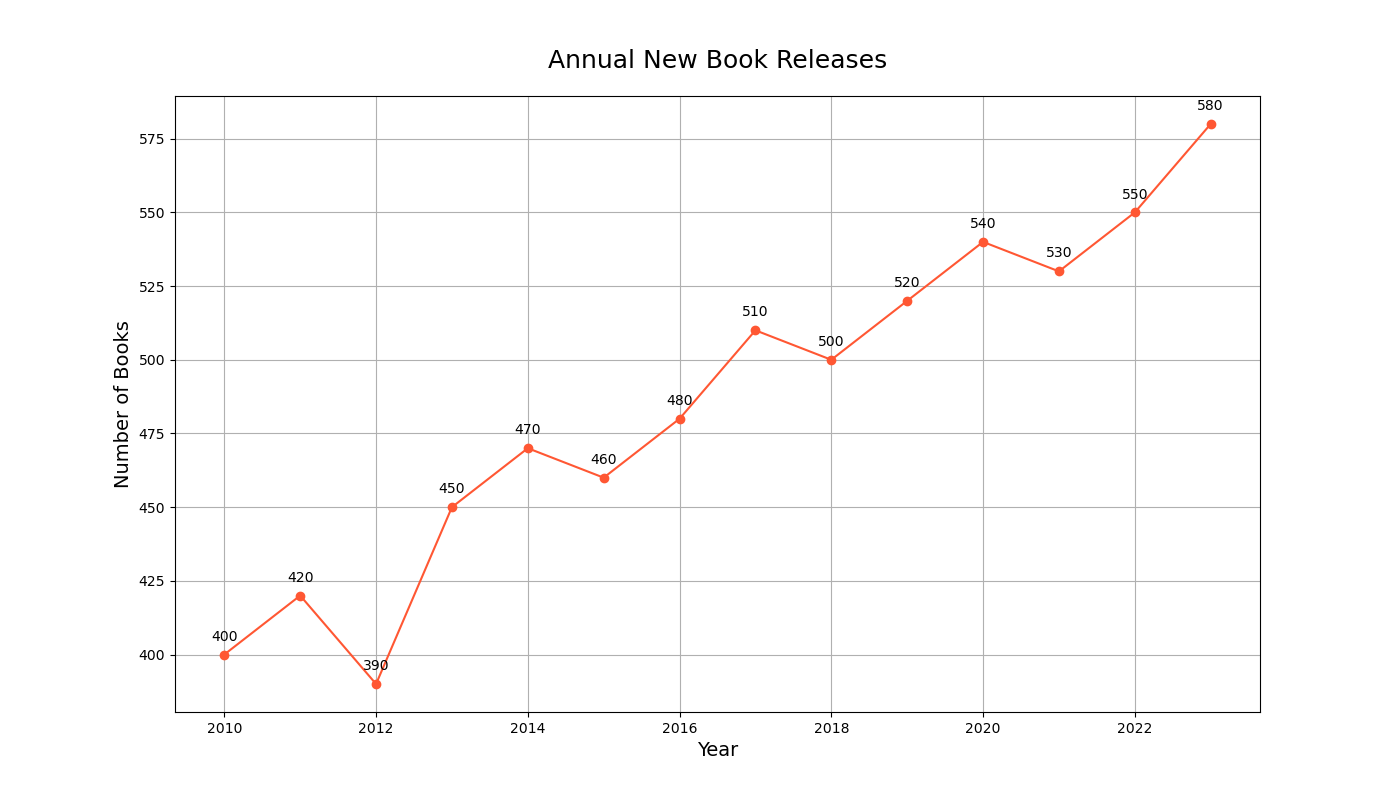

Reproduce this figure in Python.

import matplotlib.pyplot as plt

# Data points
years = [2010, 2011, 2012, 2013, 2014, 2015, 2016, 2017, 2018, 2019, 2020, 2021, 2022, 2023]
new_book_releases = [400, 420, 390, 450, 470, 460, 480, 510, 500, 520, 540, 530, 550, 580]

# Create figure and plot
fig, ax = plt.subplots(figsize=(14, 8))  # Change width and height of the chart

# Change the color scheme using specific hex codes
ax.plot(years, new_book_releases, color='#ff5733', marker='o')  # Example color code and marker for each point

# Set the title and labels
ax.set_title('Annual New Book Releases', fontsize=18, pad=20)  # Change the topic and headline of the chart
ax.set_xlabel('Year', fontsize=14)
ax.set_ylabel('Number of Books', fontsize=14)

# Adding annotations/labels
for (year, n_books) in zip(years, new_book_releases):
    ax.annotate(f'{n_books}', xy=(year, n_books), textcoords="offset points", xytext=(0,10), ha='center')

plt.grid(True)  # Adding grid
plt.show()
